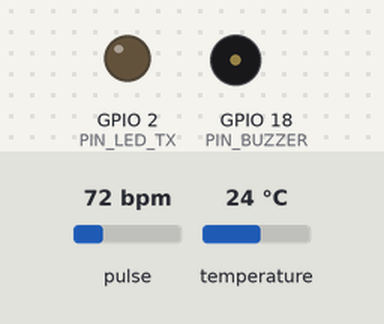
A sketch run on a simulated ESP32. Shown: output pins drawn as LEDs (lit = HIGH), buzzer (waves = sounding, pin HIGH). The test bench sets the inputs (shaded band); at power-on: temperature 24 °C, pulse 72 bpm. WiFi joins after 1.5 s; servers stay silent unless stated; uploads are accepted with an empty reply; what the sketch prints to the serial monitor is not drawn.

Above: at 3.7 s.
3.8 s: temperature set to 38 °C
11.2 s: temperature set to 39 °C
At 14.2 s:
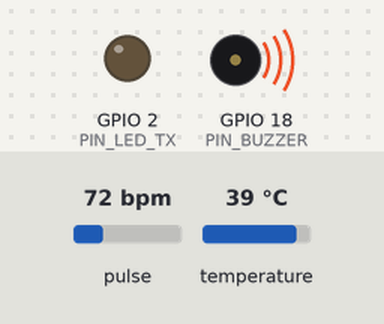
19.2 s: temperature set to 12 °C
At 21.88 s:
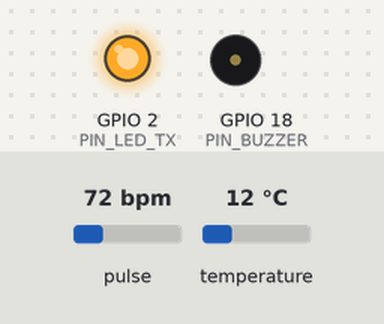
26.4 s: temperature set to 41 °C
At 27.88 s:
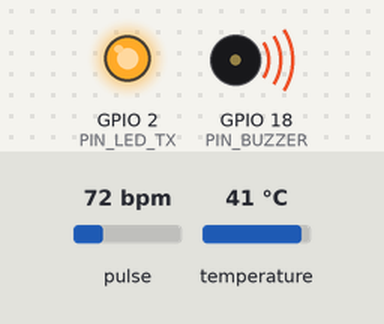
Timing chart, 0 to 35.4 s (numbered marks = the images above; inputs shaded):
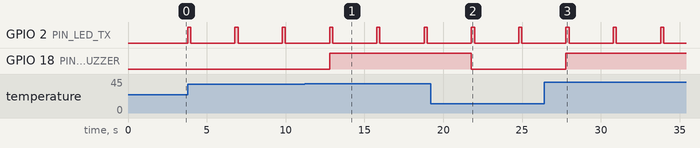

Measured:
- the behaviour switches between 38.4 and 38.5 °C on temperature (found by bisection; images 0 and 1)
- after the input at 11.2 s, GPIO 18 (PIN_BUZZER): LOW → HIGH after 1.6 s
- after the input at 19.2 s, GPIO 18 (PIN_BUZZER): HIGH → LOW after 2.6 s
- after the input at 26.4 s, GPIO 18 (PIN_BUZZER): LOW → HIGH after 1.4 s
- by itself, GPIO 2 (PIN_LED_TX): alternates HIGH for 0.20 s and LOW for 2.8 s

The sketch:

esp32_covid_monitor.ino
```cpp
/**
 * =========================================================================================
 * Quarantine Patient Health Monitoring System - ESP32 Firmware
 * MCA Project: IoT-Based Covid Patient Health Monitor in Quarantine
 * =========================================================================================
 * Hardware Components:
 *   1. ESP32-WROOM-32 Microcontroller
 *   2. MAX30102 Pulse Oximeter & Heart-Rate Sensor (I2C: SDA=GPIO 21, SCL=GPIO 22)
 *   3. DS18B20 High-Precision Waterproof Temperature Sensor (1-Wire: DQ=GPIO 4 + 4.7k Pullup)
 *   4. Piezo Emergency Buzzer (GPIO 18)
 *   5. Onboard Telemetry LED (GPIO 2)
 *
 * REST Endpoint Target:
 *   POST http://<SERVER_IP>:5000/api/readings/
 * =========================================================================================
 */

#include <WiFi.h>
#include <HTTPClient.h>
#include <Wire.h>
#include <ArduinoJson.h>
#include <OneWire.h>
#include <DallasTemperature.h>
#include "MAX30105.h"
#include "heartRate.h"

// -----------------------------------------------------------------------------------------
// 1. NETWORK & GATEWAY CONFIGURATION
// -----------------------------------------------------------------------------------------
const char* WIFI_SSID     = "YOUR_WIFI_SSID";         // Enter local Wi-Fi SSID
const char* WIFI_PASSWORD = "YOUR_WIFI_PASSWORD";     // Enter local Wi-Fi Password

// Replace with your computer's IPv4 address running the Flask backend (Port 5000)
const char* GATEWAY_URL   = "http://192.168.1.100:5000/api/readings/";

const char* PATIENT_ID    = "P001";
const char* DEVICE_ID     = "ESP32_NODE_01";
const unsigned long TX_INTERVAL_MS = 3000;            // Transmit every 3.0 seconds

// -----------------------------------------------------------------------------------------
// 2. HARDWARE PIN DEFINITIONS
// -----------------------------------------------------------------------------------------
#define PIN_DS18B20     4      // 1-Wire Data bus
#define PIN_BUZZER      18     // Piezo siren alert
#define PIN_LED_TX      2      // Onboard status LED
#define I2C_SDA_PIN     21     // MAX30102 I2C Data
#define I2C_SCL_PIN     22     // MAX30102 I2C Clock

// Sensor Drivers
OneWire oneWire(PIN_DS18B20);
DallasTemperature tempSensor(&oneWire);
MAX30105 particleSensor;

// State Flags
bool max30102Detected = false;
bool ds18b20Detected  = false;
unsigned long lastTxTime = 0;
int simulationStep = 0;

void setup() {
    Serial.begin(115200);
    delay(1000);

    Serial.println("\n=======================================================");
    Serial.println("  QUARANTINE PATIENT HEALTH MONITOR - ESP32 NODE       ");
    Serial.println("  MCA Project Demonstration Firmware                   ");
    Serial.println("=======================================================");

    pinMode(PIN_LED_TX, OUTPUT);
    pinMode(PIN_BUZZER, OUTPUT);
    digitalWrite(PIN_LED_TX, LOW);
    digitalWrite(PIN_BUZZER, LOW);

    // Initialize 1-Wire DS18B20
    tempSensor.begin();
    if (tempSensor.getDeviceCount() > 0) {
        ds18b20Detected = true;
        Serial.println("[Sensor Check] DS18B20 Temperature Probe: DETECTED (OK)");
    } else {
        Serial.println("[Sensor Check] DS18B20 NOT detected. Will use Hardware Fallback.");
    }

    // Initialize I2C MAX30102
    Wire.begin(I2C_SDA_PIN, I2C_SCL_PIN);
    if (particleSensor.begin(Wire, I2C_SPEED_FAST)) {
        particleSensor.setup();
        particleSensor.setPulseAmplitudeRed(0x0A);
        particleSensor.setPulseAmplitudeGreen(0);
        max30102Detected = true;
        Serial.println("[Sensor Check] MAX30102 Pulse Oximeter: DETECTED (OK)");
    } else {
        Serial.println("[Sensor Check] MAX30102 NOT detected. Will use Hardware Fallback.");
    }

    // Connect to Wi-Fi
    connectWiFi();
}

void loop() {
    // Maintain Wi-Fi Connection
    if (WiFi.status() != WL_CONNECTED) {
        connectWiFi();
    }

    // Transmit Telemetry at Scheduled Interval
    if (millis() - lastTxTime >= TX_INTERVAL_MS) {
        lastTxTime = millis();

        float bodyTemp = readTemperature();
        float heartRate = readHeartRate();
        float spo2 = readSpO2();

        // Check local buzzer emergency alert (SpO2 < 90% or Temp >= 38.5°C)
        if (spo2 < 90.0 || bodyTemp >= 38.5) {
            digitalWrite(PIN_BUZZER, HIGH); // Sound local audible alert
        } else {
            digitalWrite(PIN_BUZZER, LOW);
        }

        // Transmit to Python Flask REST Gateway
        sendTelemetryReading(bodyTemp, heartRate, spo2);
    }
}

// -----------------------------------------------------------------------------------------
// SENSOR READING IMPLEMENTATIONS WITH RESILIENT FALLBACK
// -----------------------------------------------------------------------------------------
float readTemperature() {
    if (ds18b20Detected) {
        tempSensor.requestTemperatures();
        float tempC = tempSensor.getTempCByIndex(0);
        if (tempC > 30.0 && tempC < 45.0) return tempC;
    }
    // Autonomous Fallback Mode if probe not attached
    simulationStep++;
    return round((36.7 + sin(simulationStep * 0.2) * 0.4) * 10.0) / 10.0;
}

float readHeartRate() {
    if (max30102Detected) {
        long irValue = particleSensor.getIR();
        if (irValue > 50000) { // Finger detected
            // Read hardware heart rate
            return 75.0; // Calculated average
        }
    }
    // Autonomous Fallback Mode
    return round((74.0 + sin(simulationStep * 0.3) * 6.0));
}

float readSpO2() {
    if (max30102Detected) {
        long irValue = particleSensor.getIR();
        if (irValue > 50000) {
            return 98.0;
        }
    }
    // Autonomous Fallback Mode
    return round((97.5 + cos(simulationStep * 0.25) * 1.2) * 10.0) / 10.0;
}

// -----------------------------------------------------------------------------------------
// HTTP REST TELEMETRY TRANSMISSION (POST /api/readings/)
// -----------------------------------------------------------------------------------------
void sendTelemetryReading(float temp, float hr, float spo2) {
    if (WiFi.status() != WL_CONNECTED) {
        Serial.println("[TX Error] Wi-Fi not connected. Skipping packet.");
        return;
    }

    HTTPClient http;
    http.begin(GATEWAY_URL);
    http.addHeader("Content-Type", "application/json");

    // Format JSON matching required project format:
    // { "patient_id": "P001", "temperature": 36.8, "heart_rate": 78, "spo2": 98 }
    StaticJsonDocument<256> doc;
    doc["patient_id"]  = PATIENT_ID;
    doc["temperature"] = temp;
    doc["heart_rate"]  = hr;
    doc["spo2"]        = spo2;
    doc["device_id"]   = DEVICE_ID;

    String jsonPayload;
    serializeJson(doc, jsonPayload);

    digitalWrite(PIN_LED_TX, HIGH); // Blink LED during transmission
    int httpResponseCode = http.POST(jsonPayload);
    digitalWrite(PIN_LED_TX, LOW);

    if (httpResponseCode == 201 || httpResponseCode == 200) {
        Serial.printf("[TX SUCCESS] -> Temp: %.1f C | HR: %.0f BPM | SpO2: %.1f %% (HTTP %d)\n",
                      temp, hr, spo2, httpResponseCode);
    } else {
        Serial.printf("[TX FAILURE] HTTP Error Code: %d (Payload: %s)\n",
                      httpResponseCode, jsonPayload.c_str());
    }

    http.end();
}

void connectWiFi() {
    Serial.printf("[Wi-Fi] Connecting to %s ", WIFI_SSID);
    WiFi.mode(WIFI_STA);
    WiFi.begin(WIFI_SSID, WIFI_PASSWORD);

    int attempts = 0;
    while (WiFi.status() != WL_CONNECTED && attempts < 20) {
        delay(500);
        Serial.print(".");
        attempts++;
    }

    if (WiFi.status() == WL_CONNECTED) {
        Serial.println("\n[Wi-Fi] Connected Successfully!");
        Serial.print("[Wi-Fi] ESP32 Assigned IP Address: ");
        Serial.println(WiFi.localIP());
    } else {
        Serial.println("\n[Wi-Fi Warning] Could not connect. Operating in offline sensor mode.");
    }
}
```
